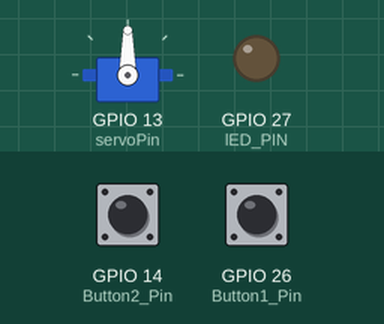
The sketch below on a simulated ESP32. Shown: servo, output pins drawn as LEDs (lit = HIGH). Inputs (shaded band) come from the test bench; at power-on: GPIO 14 (Button2_Pin) LOW, GPIO 26 (Button1_Pin) LOW. What the sketch prints to the serial monitor is not drawn.

Above: at 1.2 s.
1.3 s: GPIO 14 (Button2_Pin) pulled HIGH for 0.15 s
At 1.6 s:
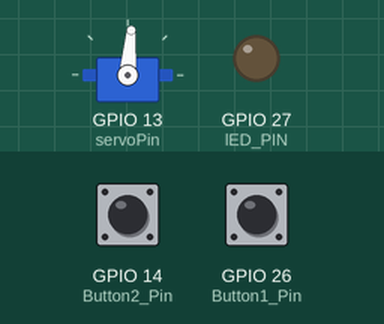
2.9 s: GPIO 14 (Button2_Pin) pulled HIGH for 1 s
At 4.1 s:
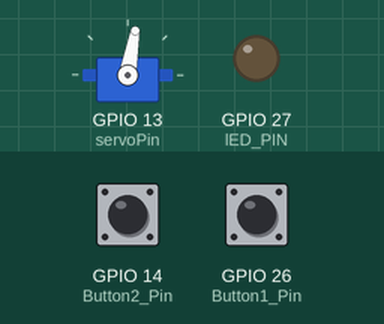
5.4 s: GPIO 14 (Button2_Pin) pulled HIGH for 0.15 s
At 6.0 s:
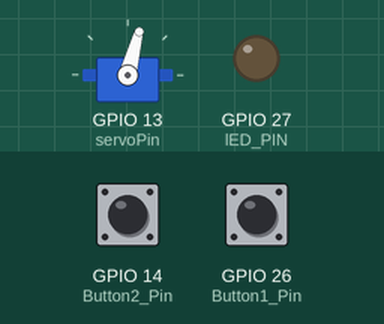
7.0 s: GPIO 26 (Button1_Pin) pulled HIGH for 0.15 s
At 8.2 s:
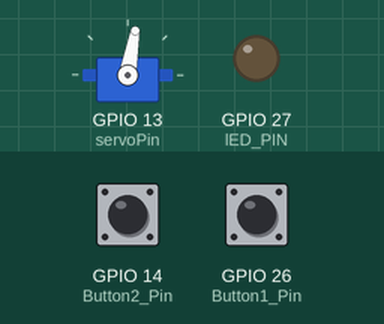
8.6 s: GPIO 14 (Button2_Pin) pulled HIGH for 3.2 s
At 9.6 s:
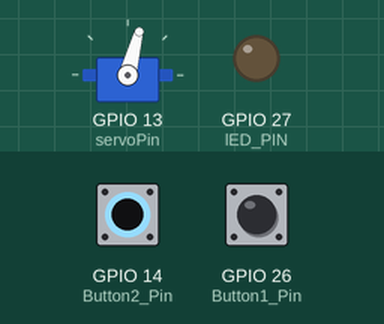
13.3 s: GPIO 14 (Button2_Pin) pulsed HIGH 5 times (0.12 s each, 0.3 s apart)
At 15.3 s:
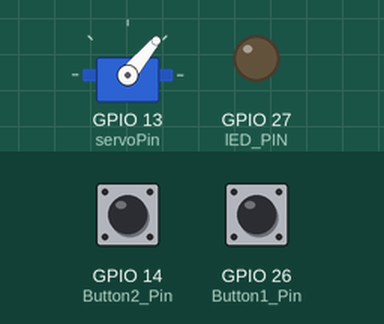
Timing chart, 0 to 16.8 s (numbered marks = the images above; inputs shaded):
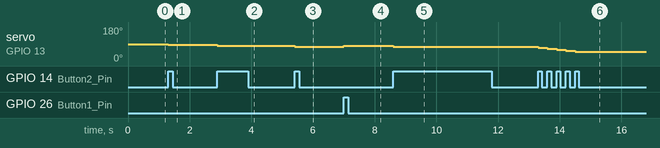

The sketch:

week42.ino
```cpp
#include <Servo.h>  //匯入函式庫
#define lED_PIN 27
Servo myservo;  // 建立伺服馬達控制
const int servoPin = 13;  //用常態變數設定pin腳位，與之前define方式差不
int pos = 90; //角度初始在中間，設定為90度
const int Button1_Pin = 26, Button2_Pin = 14; //紀錄兩按鈕腳位
bool btn1_Pressed = false, btn2_Pressed = false;  //紀錄兩按鈕按壓狀態
bool game = 0;//false=遊戲中 true=結束
void setup() {
  Serial.begin(115200);//序列阜連線速率(鮑率)

  myservo.attach(servoPin);  // 將伺服馬達連接的GPIO pin連接伺服物件
  myservo.write(90);  //角度初始在中間，設定為90度

   pinMode(Button1_Pin, INPUT);
   pinMode(Button2_Pin, INPUT);
   pinMode(lED_PIN,OUTPUT);

}

void loop() {
  if(game == 0){
     //Player 1
     if(digitalRead(Button1_Pin) == HIGH && btn1_Pressed == false){
       btn1_Pressed = true;
       pos += 5; //角度加五度
     }
     else if(digitalRead(Button1_Pin) == LOW && btn1_Pressed == true){
       btn1_Pressed = false;
     }
     //Player 2
     if(digitalRead(Button2_Pin) == HIGH && btn2_Pressed == false){
        btn2_Pressed = true;
       pos -= 5; //角度減五度
     }
     else if(digitalRead(Button2_Pin) == LOW && btn2_Pressed == true){
        btn2_Pressed = false;
     }
     Serial.println(pos);
     myservo.write(pos);
     if(pos==0 || pos==180){
        digitalWrite(lED_PIN,HIGH);
        game = 1;
     }
   }
  else {
    if(digitalRead(Button1_Pin) == HIGH && digitalRead(Button2_Pin) == HIGH){
      digitalWrite(lED_PIN,LOW);
      game = 0;
      pos = 90;
     }
 }
}
```

Measured:
- after the input at 1.3 s, servo on GPIO 13 (servoPin): 90° → 85° at once
- after the input at 2.9 s, servo on GPIO 13 (servoPin): 85° → 80° at once
- after the input at 5.4 s, servo on GPIO 13 (servoPin): 80° → 75° at once
- after the input at 7.0 s, servo on GPIO 13 (servoPin): 75° → 80° at once
- after the input at 8.6 s, servo on GPIO 13 (servoPin): 80° → 75° at once
- after the input at 13.3 s, servo on GPIO 13 (servoPin): moves from 75° to 50° over 1.2 s, starting at once
